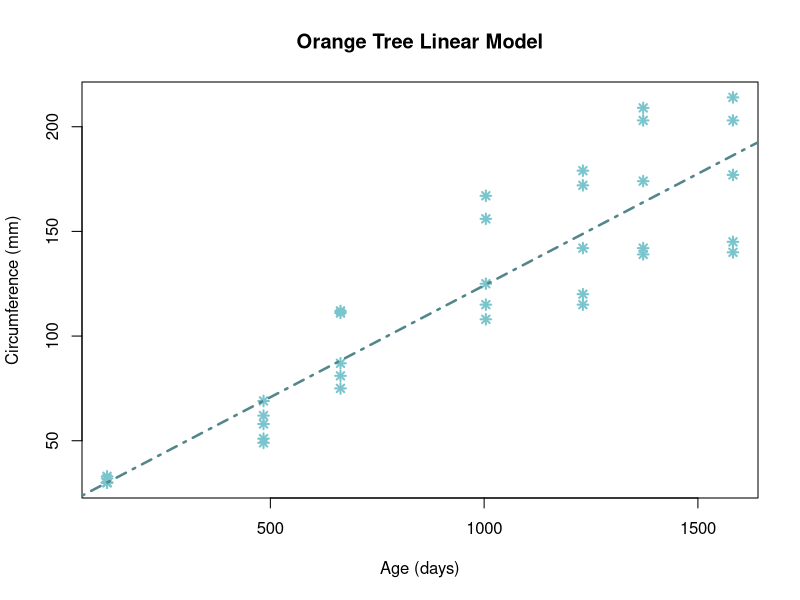

The R script that drew this image:
# Class 6 Workshop Script
######## Import Statements ##########
library(datasets)
#####################################

# View the data
View(Orange)

# Create new x and y vectors
age = Orange$age
circ = Orange$circumference

# Check the length
length(age)
length(circ)

# set it equal to a variable 
check_length = (length(age) == length(circ))

# plot
plot(age, circ, type = "p",
     
     # Labels
     main = "Orange Tree Linear Model",
     xlab = "Age (days)",
     ylab = "Circumference (mm)",
     
     # Color
     col = "cadetblue3", 
     
     # line width
     lwd = 2,
     
     # scatter plot point shape
     pch = 8
)
abline(lm(circ ~ age),
       
       # color
       col = "cadetblue4",
       
       # line width
       lwd = 2.5,
       
       # line type 
       lty = "dotdash"
)
